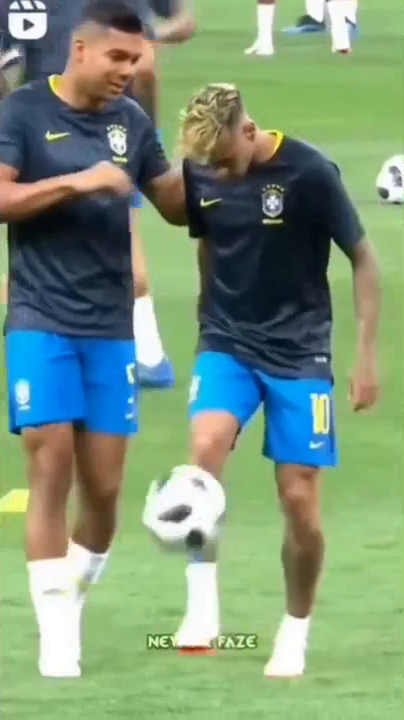
#> input picture frame 15 of lab6/Prac 06.2/homework/vid_cropped.mp4, 404 x 720 px
$ jupyter execute Homework.ipynb
#> lines starting #> are read from the running program, lines starting #| are printed output that depends on the picture
### Step 1 -- Load the video, select the object and generate the template

We use  --  with the black letterbox bars removed (ffmpeg crop 438px left, 261px right).
The tracked object is the **ball**, which moves dynamically and changes orientation each frame.

### Step 0 — Imports

[cell 1]
import cv2
import numpy as np
from matplotlib import pyplot as plt
plt.rcParams['figure.figsize'] = [15, 10]

### Step 1 -- Load the video, select the object and generate the template

We use  --  with the black letterbox bars removed (ffmpeg crop 438px left, 261px right).
The tracked object is the **ball**, which moves dynamically and changes orientation each frame.

[cell 2]
cap = cv2.VideoCapture('vid_cropped.mp4')
print(f'Total frames: {int(cap.get(cv2.CAP_PROP_FRAME_COUNT))}')
print(f'FPS: {cap.get(cv2.CAP_PROP_FPS)}')
print(f'Size: {int(cap.get(cv2.CAP_PROP_FRAME_WIDTH))} x {int(cap.get(cv2.CAP_PROP_FRAME_HEIGHT))}')

N_FRAMES = 15
frames = []
for _ in range(N_FRAMES):
    ret, frame = cap.read()
    if not ret:
        break
    frames.append(cv2.cvtColor(frame, cv2.COLOR_BGR2RGB))
#> this loop made 15 passes
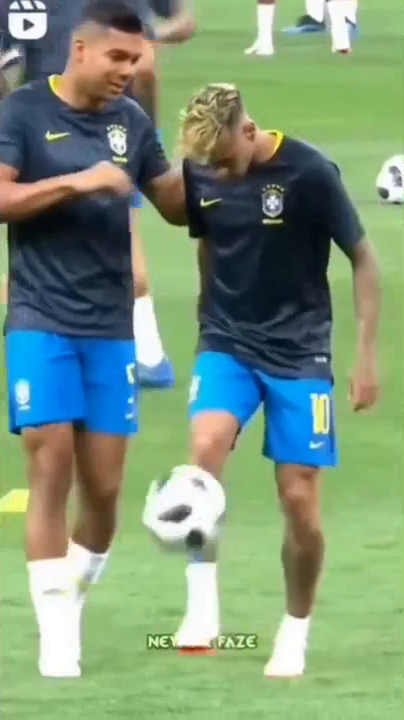
#> input picture frame 15 of lab6/Prac 06.2/homework/vid_cropped.mp4, 404 x 720 px
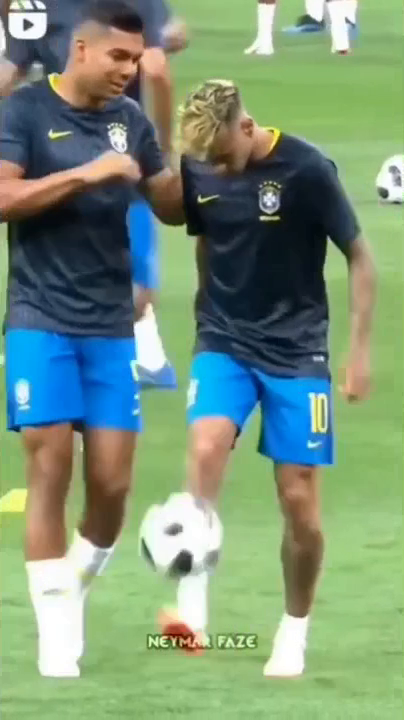
#> input picture frame 16 of lab6/Prac 06.2/homework/vid_cropped.mp4, 404 x 720 px
#> after the loop:
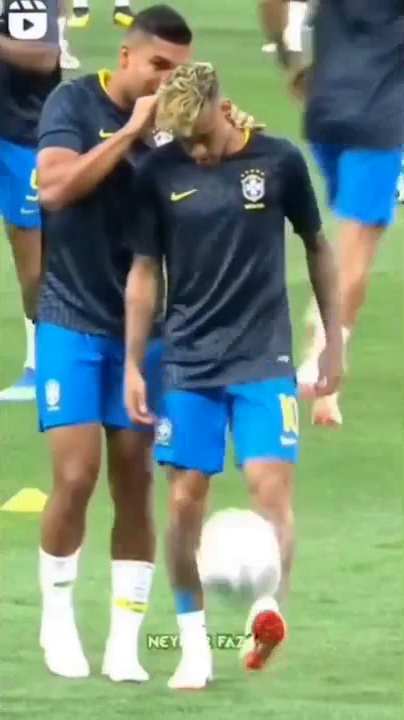
#> frame: shape (720, 404, 3); mean B, G, R 122.5, 141, 118.3
#> after the loop, frames = 15 items
cap.release()
print(f'Frames loaded: {len(frames)}')
#| Frames loaded: 15

# Bounding box around the ball in frame 0 (x, y, w, h)
# Black bars removed; ball at centre-bottom of 404x720 frame
BBOX0 = (138, 494, 92, 92)

x0, y0, bw, bh = BBOX0
frame0_bgr = cv2.cvtColor(frames[0], cv2.COLOR_RGB2BGR)
#> frame0_bgr is the input picture: shape (720, 404, 3); mean B, G, R 121.2, 147.9, 122.7
template = frame0_bgr[y0:y0+bh, x0:x0+bw].copy()
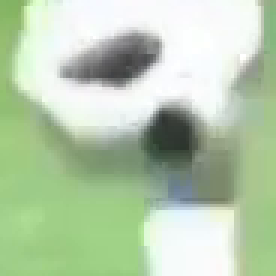
#> template: shape (92, 92, 3) (shown 3 times larger); mean B, G, R 173.3, 203.4, 182.7

vis0 = frames[0].copy()
cv2.rectangle(vis0, (x0, y0), (x0+bw, y0+bh), (0, 255, 0), 3)
cv2.putText(vis0, 'Ball', (x0, y0-8), cv2.FONT_HERSHEY_SIMPLEX, 0.8, (0,255,0), 2)

fig, axes = plt.subplots(1, 2, figsize=(10, 6))
axes[0].imshow(vis0)
axes[0].set_title('Frame 0 -- initial bounding box')
axes[0].axis('off')
axes[1].imshow(cv2.cvtColor(template, cv2.COLOR_BGR2RGB))
axes[1].set_title(f'Template ({bw}x{bh} px)')
axes[1].axis('off')
plt.tight_layout()
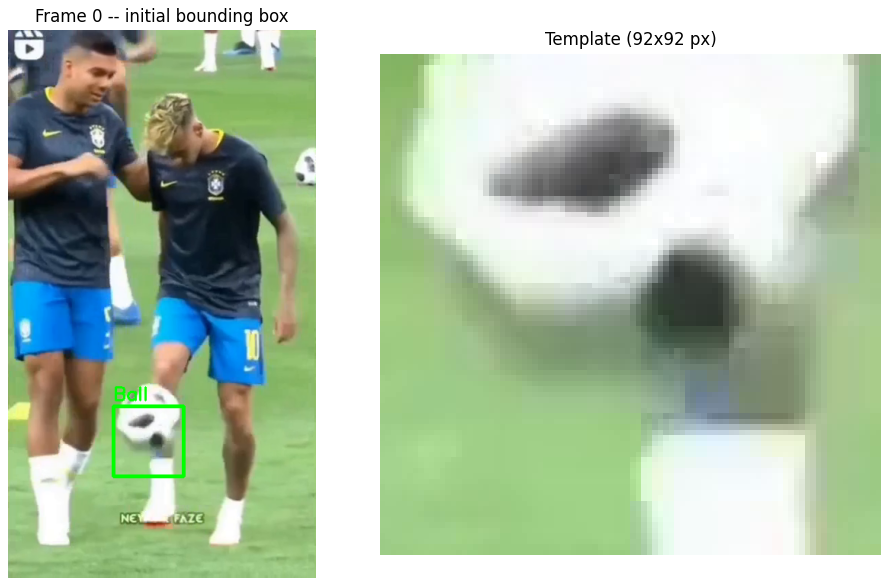
#> figure drawn by matplotlib, 2 panels

### Step 2 — Initialise Tracker 1: MIL

**MIL (Multiple Instance Learning)** is an online discriminative tracker.
It samples positive bags (patches near the target) and negative bags (background patches)
and trains an online classifier using boosting with Haar-like features.
The model updates every frame, so it can adapt to appearance changes.

[cell 3]
frame0_bgr = cv2.cvtColor(frames[0], cv2.COLOR_RGB2BGR)
tracker_mil = cv2.TrackerMIL_create()
tracker_mil.init(frame0_bgr, BBOX0)
print('MIL tracker initialised on frame 0')

### Step 3 — Run MIL tracker for 15 frames

[cell 4]
mil_boxes = [BBOX0]

for t in range(1, N_FRAMES):
    bgr = cv2.cvtColor(frames[t], cv2.COLOR_RGB2BGR)
    ok, bbox = tracker_mil.update(bgr)
    mil_boxes.append(tuple(int(v) for v in bbox) if ok else None)
    status = 'OK  ' if ok else 'LOST'
    print(f'Frame {t:2d} [{status}] MIL bbox: {mil_boxes[-1]}')
#> this loop made 14 passes
#> bbox on passes 1 to 8: (127, 514, 92, 92), (127, 515, 92, 92), (115, 505, 92, 92), (118, 488, 92, 92), (120, 494, 92, 92), (127, 492, 92, 92), (127, 494, 92, 92), (133, 518, 92, 92)
#> (printed output is left out)
#> after the loop, mil_boxes = 15 items, first 6: (138, 494, 92, 92), (127, 514, 92, 92), (127, 515, 92, 92), (115, 505, 92, 92), (118, 488, 92, 92), (120, 494, 92, 92)

### Step 4 — Draw bounding boxes for MIL and save frames

[cell 5]
import os
os.makedirs('output_mil', exist_ok=True)

def draw_bbox(frame_rgb, bbox, color=(0,220,0), label=''):
    out = frame_rgb.copy()
    if bbox is not None:
        x, y, w, h = [int(v) for v in bbox]
        cv2.rectangle(out, (x,y), (x+w,y+h), color, 3)
        if label:
            cv2.putText(out, label, (x, max(y-8, 12)), cv2.FONT_HERSHEY_SIMPLEX, 0.7, color, 2)
    return out

show_idx = list(range(0, N_FRAMES, 3))
fig, axes = plt.subplots(1, len(show_idx), figsize=(15, 4))
for ax, t in zip(axes, show_idx):
    vis = draw_bbox(frames[t], mil_boxes[t], color=(0,220,0), label=f'MIL f{t}')
    ax.imshow(vis)
    ax.set_title(f'Frame {t}')
    ax.axis('off')
    cv2.imwrite(f'output_mil/frame_{t:02d}.jpg', cv2.cvtColor(vis, cv2.COLOR_RGB2BGR))
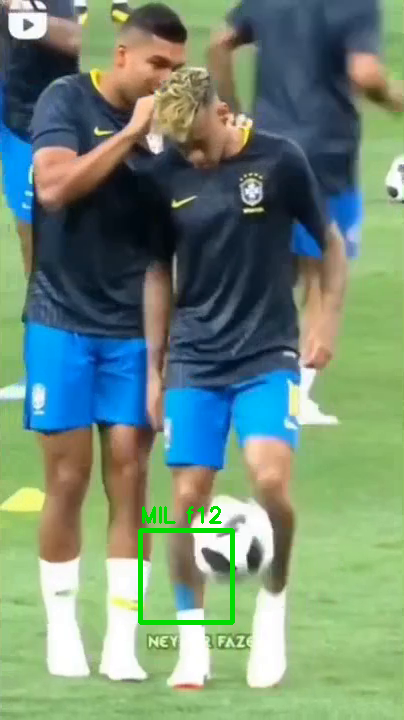
#> vis: shape (720, 404, 3); mean R, G, B 114.3, 139.3, 119.3
plt.suptitle('MIL tracker (green)', fontsize=13)
plt.tight_layout()

### Step 5 — Tracker 2: Template Matching (SAD)

**Template matching** slides the original template patch over every position in the new frame
and picks the location with the lowest *Sum of Squared Differences* (normalised).
Unlike MIL, the template is **fixed** — it never updates.

[cell 6]
os.makedirs('output_tm', exist_ok=True)

def track_template(frames_rgb, bbox0, tmpl_bgr):
#> called with bbox0 = (138, 494, 92, 92)
    boxes = [bbox0]
    bw, bh = bbox0[2], bbox0[3]
    tmpl_gray = cv2.cvtColor(tmpl_bgr, cv2.COLOR_BGR2GRAY)
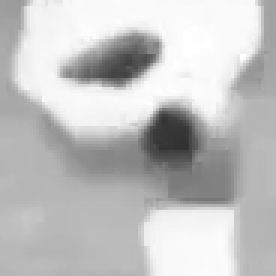
#> tmpl_gray: shape (92, 92) (shown 3 times larger); min 49, max 255, mean 193.8
    for t in range(1, len(frames_rgb)):
        frame_bgr = cv2.cvtColor(frames_rgb[t], cv2.COLOR_RGB2BGR)
        frame_gray = cv2.cvtColor(frame_bgr, cv2.COLOR_BGR2GRAY)
        result = cv2.matchTemplate(frame_gray, tmpl_gray, cv2.TM_SQDIFF_NORMED)
        _, _, min_loc, _ = cv2.minMaxLoc(result)
        boxes.append((min_loc[0], min_loc[1], bw, bh))
        print(f'Frame {t:2d}  TM  bbox: {boxes[-1]}')
#> this loop made 14 passes
#> min_loc on passes 1 to 8: (130, 513), (130, 513), (267, 628), (31, 628), (33, 628), (162, 467), (162, 467), (265, 628)
#> (printed output is left out)
#> pass 1, in track_template, `result = cv2.matchTemplate(frame_gray, tmpl_gray, cv2.TM_SQDIFF_NORMED)`:
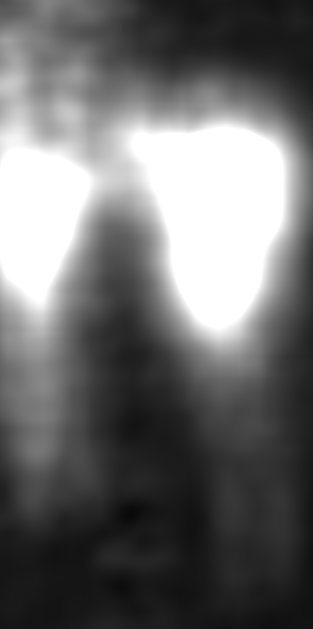
#> result: shape (629, 313) float32; min 0.0384, max 1, mean 0.428
#> after the loop:
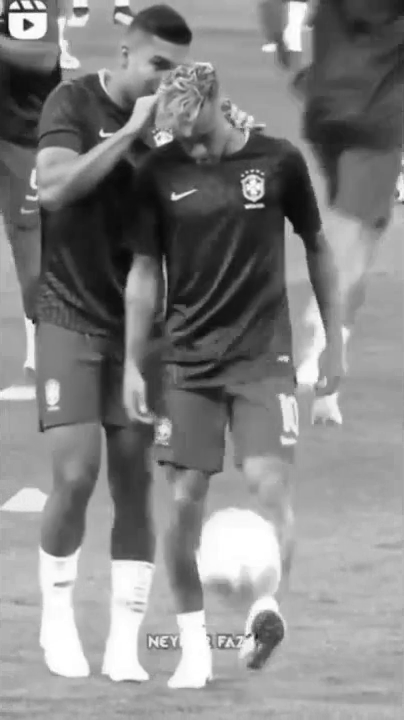
#> frame_gray: shape (720, 404); min 8, max 255, mean 132.1
#> after the loop:
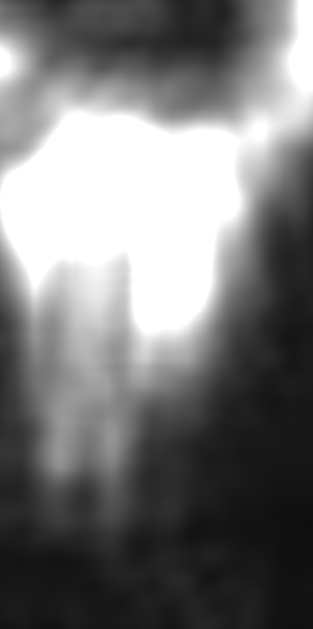
#> result: shape (629, 313) float32; min 0.0618, max 1, mean 0.473
#> after the loop, boxes = 15 items, first 6: (138, 494, 92, 92), (130, 513, 92, 92), (130, 513, 92, 92), (267, 628, 92, 92), (31, 628, 92, 92), (33, 628, 92, 92)
    return boxes

tm_boxes = track_template(frames, BBOX0, template)
#> tm_boxes has the same summary as boxes in track_template

fig, axes = plt.subplots(1, len(show_idx), figsize=(15, 4))
for ax, t in zip(axes, show_idx):
    vis = draw_bbox(frames[t], tm_boxes[t], color=(220,60,0), label=f'TM f{t}')
    ax.imshow(vis)
    ax.set_title(f'Frame {t}')
    ax.axis('off')
    cv2.imwrite(f'output_tm/frame_{t:02d}.jpg', cv2.cvtColor(vis, cv2.COLOR_RGB2BGR))
plt.suptitle('Template Matching tracker (red)', fontsize=13)
plt.tight_layout()

### Step 6 — Side-by-side comparison

[cell 7]
fig, axes = plt.subplots(2, len(show_idx), figsize=(15, 8))

for col, t in enumerate(show_idx):
    mil_vis = draw_bbox(frames[t], mil_boxes[t], color=(0,220,0),  label='MIL')
    tm_vis  = draw_bbox(frames[t], tm_boxes[t],  color=(220,60,0), label='TM')

    axes[0, col].imshow(mil_vis)
    axes[0, col].set_title(f'MIL — frame {t}')
    axes[0, col].axis('off')

    axes[1, col].imshow(tm_vis)
    axes[1, col].set_title(f'TM  — frame {t}')
    axes[1, col].axis('off')

plt.suptitle('Top: MIL (green)    Bottom: Template Matching (red)', fontsize=13)
plt.tight_layout()
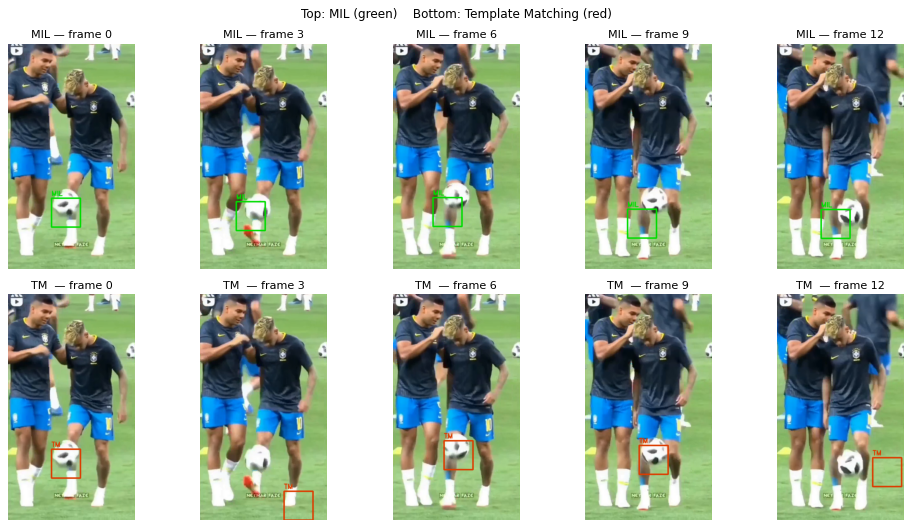
#> figure drawn by matplotlib, 10 panels

$ run again, starting later in the video
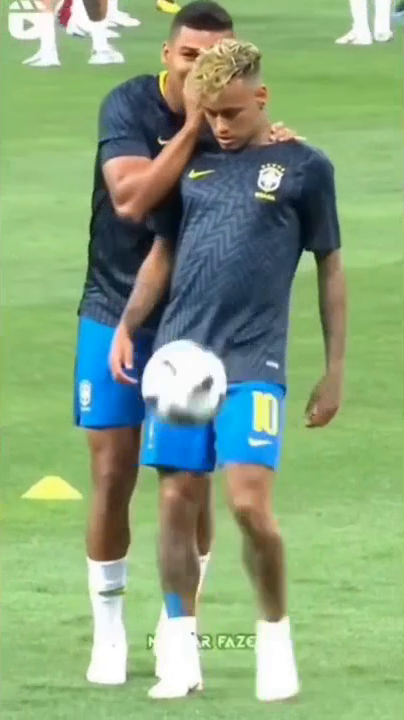
#> input picture frame 67 of lab6/Prac 06.2/homework/vid_cropped.mp4, 404 x 720 px
#> the loop `for _ in range(N_FRAMES):` made 15 passes
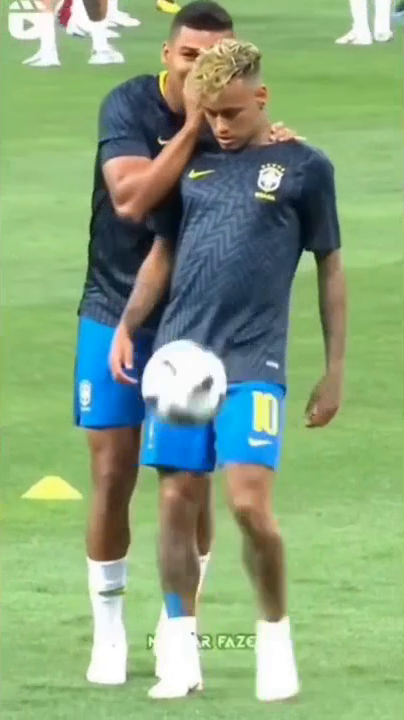
#> input picture frame 67 of lab6/Prac 06.2/homework/vid_cropped.mp4, 404 x 720 px
#> after the loop `for _ in range(N_FRAMES):`: frames = 15 items
#| Frames loaded: 15
#> frame0_bgr is the input picture: shape (720, 404, 3); mean B, G, R 124.2, 163.3, 135.3
#> the loop `for t in range(1, N_FRAMES):` made 14 passes
#> bbox on passes 1 to 8: (141, 492, 92, 92), (143, 492, 92, 92), (144, 492, 92, 92), (147, 489, 92, 92), (147, 489, 92, 92), (152, 482, 92, 92), (162, 485, 92, 92), (169, 508, 92, 92)
#> (printed output is left out)
#> after the loop `for t in range(1, N_FRAMES):`: mil_boxes = 15 items, first 6: (138, 494, 92, 92), (141, 492, 92, 92), (143, 492, 92, 92), (144, 492, 92, 92), (147, 489, 92, 92), (147, 489, 92, 92)
#> the loop in track_template, `for t in range(1, len(frames_rgb)):` made 14 passes
#> min_loc on passes 1 to 8: (141, 492), (142, 494), (143, 497), (144, 501), (144, 501), (56, 434), (53, 433), (50, 433)
#> (printed output is left out)
#> after the loop in track_template, `for t in range(1, len(frames_rgb)):`:
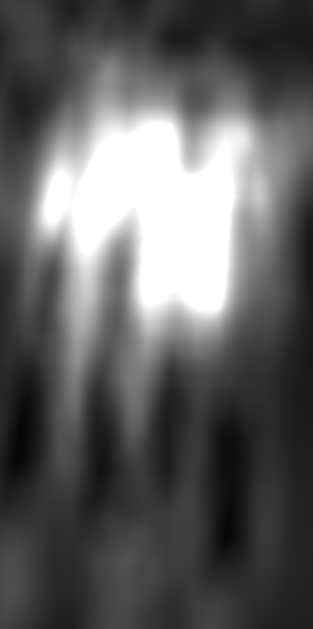
#> result: shape (629, 313) float32; min 0.0301, max 1, mean 0.381
#> after the loop in track_template, `for t in range(1, len(frames_rgb)):`: boxes = 15 items, first 6: (138, 494, 92, 92), (141, 492, 92, 92), (142, 494, 92, 92), (143, 497, 92, 92), (144, 501, 92, 92), (144, 501, 92, 92)
#> tm_boxes has the same summary as boxes in track_template
#> after the loop `for ax, t in zip(axes, show_idx):`:
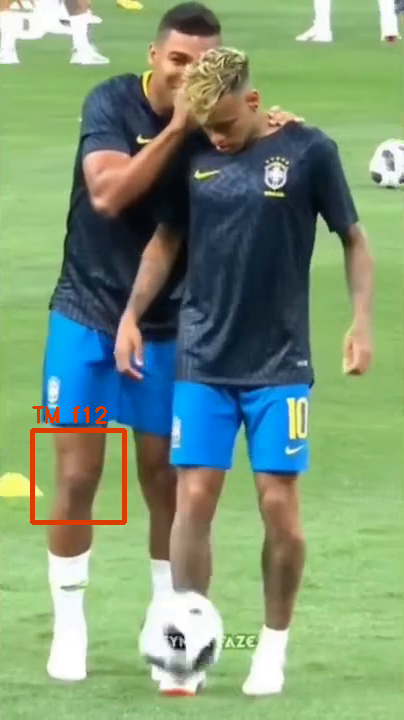
#> vis: shape (720, 404, 3); mean R, G, B 124.4, 150.4, 118.6
